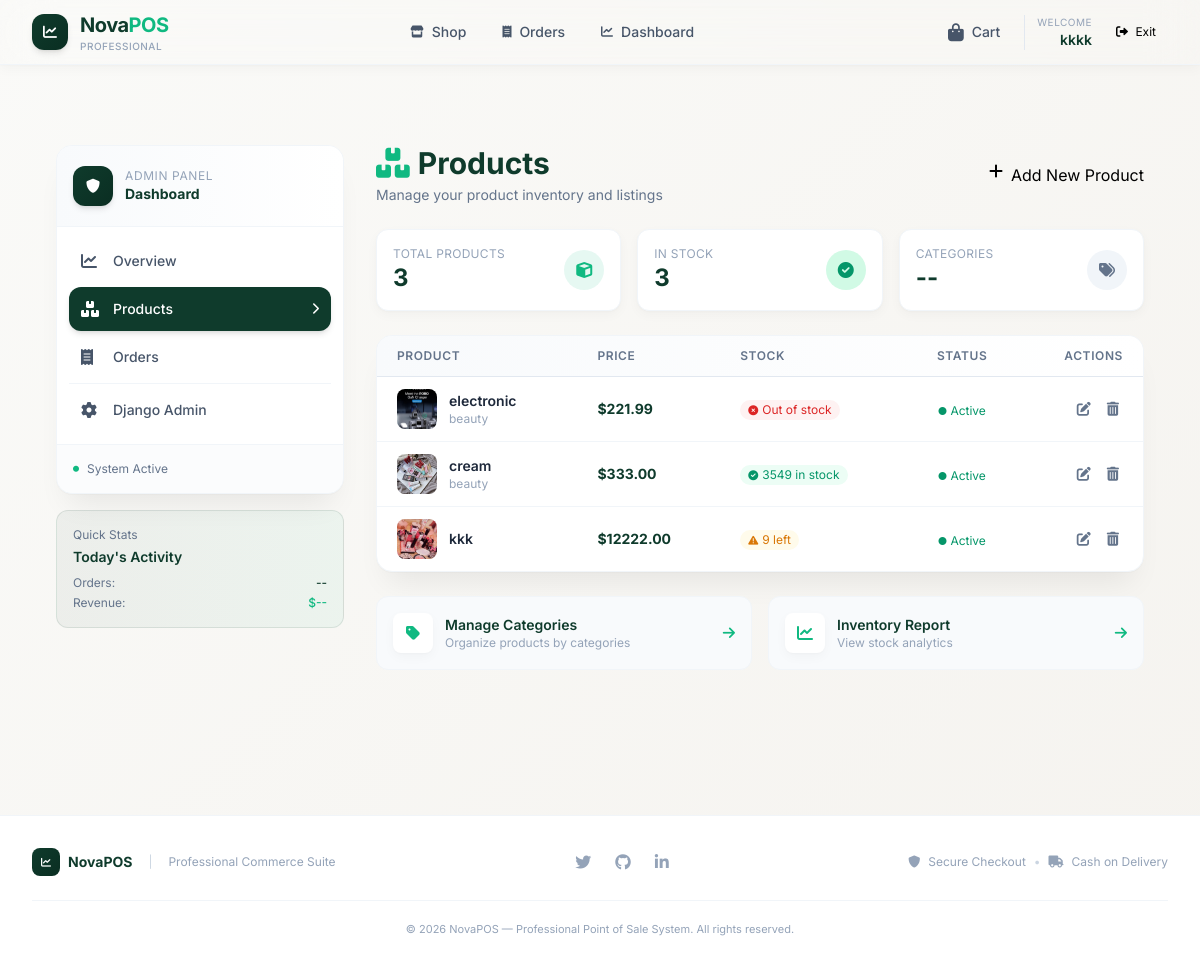
The app's page /dashboard/products/ (signed in) with its own data.
### products/models.py (models this page shows, shortened)
class Product(models.Model):
    name = models.CharField(max_length=150)
    description = models.TextField(blank=True)
    price = models.DecimalField(max_digits=10, decimal_places=2)
    stock = models.PositiveIntegerField(default=0)
    category = models.ForeignKey(Category, on_delete=models.SET_NULL, null=True, blank=True, related_name='products')
    image = models.ImageField(upload_to='products/', blank=True, null=True)
    is_active = models.BooleanField(default=True)
    created_at = models.DateTimeField(auto_now_add=True)

class Category(models.Model):
    name = models.CharField(max_length=80, unique=True)
    slug = models.SlugField(max_length=90, unique=True)
    class Meta: verbose_name_plural = 'Categories'

### dashboard/views.py (the view)
# urls.py: path('products/', views.products_list, name='dash_products'),
@login_required
@staff_required
def products_list(request):
    return render(request, 'dashboard/products.html', {'products': Product.objects.all().order_by('-created_at')})

### templates/dashboard/products.html (shortened to what this page needs)
{% extends 'dashboard/_layout.html' %}
{% block dash %}
<div class="space-y-6">
  <div class="flex flex-col sm:flex-row sm:items-center sm:justify-between gap-4">
    <div>
      <h1 class="text-2xl md:text-3xl font-bold text-primary flex items-center gap-2">
        <i class="fas fa-boxes text-accent"></i>
        Products
      </h1>
      <p class="text-slate-500 text-sm mt-1">Manage your product inventory and listings</p>
    </div>
    <a href="{% url 'dash_product_new' %}" class="btn-primary inline-flex">
      <i class="fas fa-plus mr-2"></i> Add New Product
    </a>
  </div>
  <div class="grid grid-cols-1 sm:grid-cols-3 gap-4">
    <div class="bg-white rounded-xl border border-slate-100 p-4 shadow-soft">
      <div class="flex items-center justify-between">
        <div>
          <p class="text-xs text-slate-400 uppercase tracking-wide">Total Products</p>
          <p class="text-2xl font-bold text-primary">{{ products.count }}</p>
        </div>
        <div class="w-10 h-10 rounded-full bg-accent/10 flex items-center justify-center">
          <i class="fas fa-cube text-accent"></i>
        </div>
      </div>
    </div>
    <div class="bg-white rounded-xl border border-slate-100 p-4 shadow-soft">
      <div class="flex items-center justify-between">
        <div>
          <p class="text-xs text-slate-400 uppercase tracking-wide">In Stock</p>
          <p class="text-2xl font-bold text-primary">{{ products|length|default:"0" }}</p>
        </div>
        <div class="w-10 h-10 rounded-full bg-emerald-100 flex items-center justify-center">
          <i class="fas fa-check-circle text-emerald-600"></i>
        </div>
      </div>
    </div>
    <div class="bg-white rounded-xl border border-slate-100 p-4 shadow-soft">
      <div class="flex items-center justify-between">
        <div>
          <p class="text-xs text-slate-400 uppercase tracking-wide">Categories</p>
          <p class="text-2xl font-bold text-primary">--</p>
        </div>
        <div class="w-10 h-10 rounded-full bg-slate-100 flex items-center justify-center">
          <i class="fas fa-tags text-slate-500"></i>
        </div>
      </div>
    </div>
  </div>
  <div class="bg-white rounded-2xl shadow-card border border-slate-100 overflow-hidden">
    <div class="overflow-x-auto">
      <table class="w-full text-sm">
        <thead>
          <tr class="bg-gradient-to-r from-slate-50 to-white border-b border-slate-200">
            <th class="px-5 py-3 text-left text-xs font-semibold text-slate-500 uppercase tracking-wider">Product</th>
            <th class="px-5 py-3 text-left text-xs font-semibold text-slate-500 uppercase tracking-wider">Price</th>
            <th class="px-5 py-3 text-left text-xs font-semibold text-slate-500 uppercase tracking-wider">Stock</th>
            <th class="px-5 py-3 text-center text-xs font-semibold text-slate-500 uppercase tracking-wider">Status</th>
            <th class="px-5 py-3 text-right text-xs font-semibold text-slate-500 uppercase tracking-wider">Actions</th>
          </tr>
        </thead>
        <tbody class="divide-y divide-slate-100">
          {% for product in products %}
          <tr class="hover:bg-slate-50/50 transition-colors">
            <td class="px-5 py-3">
              <div class="flex items-center gap-3">
                <div class="w-10 h-10 rounded-lg bg-gradient-to-br from-slate-50 to-slate-100 flex items-center justify-center overflow-hidden flex-shrink-0">
                  {% if product.image %}
                  <img src="{{ product.image.url }}" class="w-full h-full object-cover">
                  {% else %}
                  <i class="fas fa-box text-slate-400"></i>
                  {% endif %}
                </div>
                <div>
                  <p class="font-semibold text-slate-800">{{ product.name }}</p>
                  {% if product.category %}
                  <p class="text-xs text-slate-400">{{ product.category.name }}</p>
                  {% endif %}
                </div>
              </div>
            </td>
            <td class="px-5 py-3">
              <span class="font-bold text-primary">${{ product.price }}</span>
            </td>
            <td class="px-5 py-3">
              {% if product.stock > 10 %}
              <span class="inline-flex items-center gap-1 text-emerald-600 bg-emerald-50 px-2 py-0.5 rounded-full text-xs">
                <i class="fas fa-check-circle text-[10px]"></i> {{ product.stock }} in stock
              </span>
              {% elif product.stock > 0 %}
              <span class="inline-flex items-center gap-1 text-amber-600 bg-amber-50 px-2 py-0.5 rounded-full text-xs">
                <i class="fas fa-exclamation-triangle text-[10px]"></i> {{ product.stock }} left
              </span>
              {% else %}
              <span class="inline-flex items-center gap-1 text-red-600 bg-red-50 px-2 py-0.5 rounded-full text-xs">
                <i class="fas fa-times-circle text-[10px]"></i> Out of stock
              </span>
              {% endif %}
            </td>
            <td class="px-5 py-3 text-center">
              {% if product.is_active %}
              <span class="inline-flex items-center gap-1 text-emerald-600">
                <i class="fas fa-circle text-[8px]"></i>
                <span class="text-xs">Active</span>
              </span>
              {% else %}
              <span class="inline-flex items-center gap-1 text-slate-400">
                <i class="fas fa-circle text-[8px]"></i>
                <span class="text-xs">Inactive</span>
              </span>
              {% endif %}
            </td>
            <td class="px-5 py-3 text-right">
              <div class="flex items-center justify-end gap-2">
                <a href="{% url 'dash_product_edit' product.pk %}"
                   class="text-slate-500 hover:text-accent transition p-1">
                  <i class="fas fa-edit"></i>
                </a>
                <a href="{% url 'dash_product_delete' product.pk %}"
                   class="text-slate-500 hover:text-red-500 transition p-1">
                  <i class="fas fa-trash-alt"></i>
                </a>
              </div>
            </td>
          </tr>
          {% endfor %}
        </tbody>
      </table>
    </div>
  </div>
  <div class="grid grid-cols-1 sm:grid-cols-2 gap-4">
    <div class="bg-slate-50 rounded-xl p-4 border border-slate-100">
      <div class="flex items-center gap-3">
        <div class="w-10 h-10 rounded-lg bg-white shadow-soft flex items-center justify-center">
          <i class="fas fa-tag text-accent"></i>
        </div>
        <div class="flex-1">
          <p class="text-sm font-semibold text-primary">Manage Categories</p>
          <p class="text-xs text-slate-400">Organize products by categories</p>
        </div>
        <a href="#" class="text-accent hover:text-accent-dark text-sm">
          <i class="fas fa-arrow-right"></i>
        </a>
      </div>
    </div>
    <div class="bg-slate-50 rounded-xl p-4 border border-slate-100">
      <div class="flex items-center gap-3">
        <div class="w-10 h-10 rounded-lg bg-white shadow-soft flex items-center justify-center">
          <i class="fas fa-chart-line text-accent"></i>
        </div>
        <div class="flex-1">
          <p class="text-sm font-semibold text-primary">Inventory Report</p>
          <p class="text-xs text-slate-400">View stock analytics</p>
        </div>
        <a href="#" class="text-accent hover:text-accent-dark text-sm">
          <i class="fas fa-arrow-right"></i>
        </a>
      </div>
    </div>
  </div>
</div>
{% endblock %}

### templates/base.html (shortened to what this page needs)
{% load static %}
<!doctype html>
<html lang="en">
<head>
<script src="https://cdn.tailwindcss.com"></script>
<link rel="stylesheet" href="https://cdnjs.cloudflare.com/ajax/libs/font-awesome/6.0.0-beta3/css/all.min.css">
</head>
<body class="min-h-screen flex flex-col antialiased">
<header class="sticky top-0 z-50 bg-white/98 backdrop-blur-xl border-b border-slate-100 shadow-soft">
  <div class="max-w-7xl mx-auto px-5 lg:px-8">
    <div class="flex items-center justify-between h-16 lg:h-18">
      <a href="{% url 'product_list' %}" class="flex items-center gap-3 group">
        <div class="w-9 h-9 rounded-xl bg-gradient-to-br from-primary to-primary-dark flex items-center justify-center text-white shadow-md transition group-hover:scale-105">
          <i class="fas fa-chart-line text-sm"></i>
        </div>
        <div>
          <h1 class="font-bold text-xl tracking-tight text-primary">Nova<span class="text-accent">POS</span></h1>
          <p class="text-[10px] font-medium text-slate-400 tracking-wider">PROFESSIONAL</p>
        </div>
      </a>
      <nav class="hidden md:flex items-center gap-1">
        <a href="{% url 'product_list' %}" class="px-4 py-2 rounded-lg text-slate-600 hover:text-primary hover:bg-slate-50 transition font-medium text-sm flex items-center gap-2">
          <i class="fas fa-store text-xs"></i> Shop
        </a>
        {% if user.is_authenticated %}
        <a href="{% url 'my_orders' %}" class="px-4 py-2 rounded-lg text-slate-600 hover:text-primary hover:bg-slate-50 transition font-medium text-sm flex items-center gap-2">
          <i class="fas fa-receipt text-xs"></i> Orders
        </a>
        {% endif %}
        {% if user.is_staff %}
        <a href="{% url 'dash_home' %}" class="px-4 py-2 rounded-lg text-slate-600 hover:text-primary hover:bg-slate-50 transition font-medium text-sm flex items-center gap-2">
          <i class="fas fa-chart-line text-xs"></i> Dashboard
        </a>
        {% endif %}
      </nav>
      <div class="flex items-center gap-2">
        <a href="{% url 'cart_detail' %}" class=" relative flex items-center gap-2 px-3 py-2 rounded-xl text-slate-600 hover:bg-green-500 transition-all ">
          <i class="fas fa-shopping-bag text-lg  "></i>
          <span class="hidden sm:inline text-sm font-medium ">Cart</span>
        </a>
        {% if user.is_authenticated %}
        <div class="hidden lg:flex items-center gap-3 pl-3 ml-1 border-l border-slate-200">
          <div class="text-right">
            <p class="text-[10px] text-slate-400 uppercase tracking-wider">Welcome</p>
            <p class="text-sm font-semibold text-primary">{{ user.first_name|default:user.username }}</p>
          </div>
          <form method="post" action="{% url 'logout' %}" class="inline">
            <button class="btn-outline !py-1.5 !px-3 text-xs hover:bg-green-500 hover:text-white rounded-xl ">
              <i class="fas fa-sign-out-alt mr-1"></i> Exit
            </button>
          </form>
        </div>
        {% endif %}
      </div>
    </div>
  </div>
</header>
<main class="flex-1 w-full py-8 md:py-12">
  <div class="max-w-7xl mx-auto px-5 lg:px-8 animate-slide-up">
    {% block content %}{% endblock %}
  </div>
</main>
<footer class="border-t border-slate-100 bg-white mt-16 py-8">
  <div class="max-w-7xl mx-auto px-5 lg:px-8">
    <div class="flex flex-col md:flex-row justify-between items-center gap-5">
      <div class="flex items-center gap-2">
        <div class="w-7 h-7 rounded-lg bg-gradient-to-br from-primary to-primary-dark flex items-center justify-center text-white">
          <i class="fas fa-chart-line text-[10px]"></i>
        </div>
        <span class="font-bold text-primary text-sm">NovaPOS</span>
        <span class="text-slate-300 text-xs mx-2">|</span>
        <span class="text-slate-400 text-xs">Professional Commerce Suite</span>
      </div>
      <div class="flex gap-6">
        <a href="#" class="text-slate-400 hover:text-primary transition"><i class="fab fa-twitter"></i></a>
        <a href="#" class="text-slate-400 hover:text-primary transition"><i class="fab fa-github"></i></a>
        <a href="#" class="text-slate-400 hover:text-primary transition"><i class="fab fa-linkedin-in"></i></a>
      </div>
      <p class="text-xs text-slate-400 flex items-center gap-2">
        <i class="fas fa-shield-alt"></i> Secure Checkout
        <span class="text-slate-300">•</span>
        <i class="fas fa-truck"></i> Cash on Delivery
      </p>
    </div>
    <div class="mt-6 pt-5 border-t border-slate-100 text-center text-[11px] text-slate-400">
      © 2026 NovaPOS — Professional Point of Sale System. All rights reserved.
    </div>
  </div>
</footer>
</body>
</html>

### records on screen
Product: image (picture), name "electronic", category.name "beauty", price "221.99", stock 0 (drawn), is_active True (drawn)
Product: image (picture), name "cream", category.name "beauty", price "333.00", stock "3549", is_active True (drawn)
Product: image (picture), name "kkk", price "12222.00", stock "9", is_active True (drawn)

### other values on screen
{{ user.first_name|default:user.username }} "kkkk"
{{ products.count }} "3"
{{ products|length|default:"0" }} "3"
